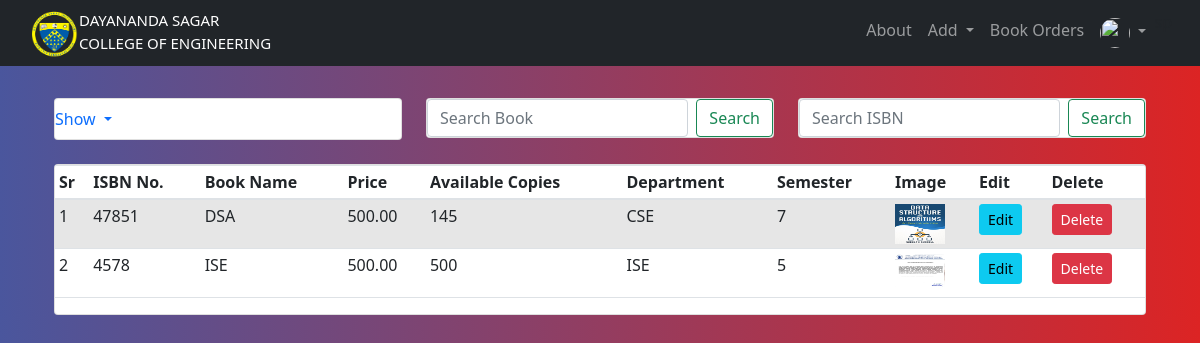
Screenshot of /admin_home (signed in) with the database file from the repository.
### website/models.py (models this page shows, shortened)
class Addbook(db.Model):
    __tablename__='addbook'
    __searchable__ = ['name', 'desc', 'isbn']
    id = db.Column(db.Integer, primary_key=True)
    name = db.Column(db.String(80), nullable=False)
    price = db.Column(db.Numeric(10,2), nullable=False)
    isbn = db.Column(db.Integer,default=0)
    stock = db.Column(db.Integer,nullable=False)
    available_copies = db.Column(db.Integer,nullable=False)
    desc = db.Column(db.Text, nullable=False)
    pub_date = db.Column(db.DateTime, nullable=False, default=datetime.utcnow)
    department_id = db.Column(db.Integer, db.ForeignKey('department.id'),nullable=False)
    department = db.relationship('Department', backref=db.backref('departments',lazy=True))
    semester_id = db.Column(db.Integer, db.ForeignKey('semester.id'),nullable=False)
    semester = db.relationship('Semester', backref=db.backref('semesters',lazy=True))
    image_1 = db.Column(db.String(150), nullable=False, default='image.jpg')
    image_2 = db.Column(db.String(150), nullable=False, default='image.jpg')
    image_3 = db.Column(db.String(150), nullable=False, default='image.jpg')

class Department(db.Model):
        __searchable__ = ['name']
        id = db.Column(db.Integer, primary_key = True)
        name = db.Column(db.String(30), nullable = False, unique = True)

class Semester(db.Model):
        __searchable__ = ['name']
        id = db.Column(db.Integer, primary_key = True)
        name = db.Column(db.String(30), nullable = False, unique = True)

### website/views.py (the view)
@views.route('/admin_home')
@login_required
@requires_access_level("admin")
def admin_home():
    books = Addbook.query.all()
    return render_template("admin_home.html", user=current_user,books=books)

### website/models.py (called while the page is built)
        def get_urole(self):
                return self.urole

### website/views.py (called while the page is built)
def requires_access_level(access_level):
    def decorator(f):
        @wraps(f)
        def decorated_function(*args, **kwargs):
            if not current_user.is_authenticated:
                flash('Login to Access', 'error')
                return redirect(url_for('views.home'))
            if current_user.get_urole()!=access_level:
                logout_user()
                flash('You do not have access to this resource. You have been automatically Logged Out', 'error')
                return redirect(url_for('views.home'))
            return f(*args, **kwargs)
        return decorated_function
    return decorator

### website/templates/admin_home.html (shortened to what this page needs)
{% extends "base.html" %} {% block title %}Admin Home{% endblock %}
{% block content %}
<br>
<br>
<br>
<div class="container">
  <div class="row">
      <div class="col-md-4">
          <div class="card mt-100">
              <ul class="navbar-nav me-auto mb-2 mb-lg-0">
              <li class="nav-item dropdown">
                  <a class="nav-link dropdown-toggle" href="#" id="navbarDropdown" role="button" data-bs-toggle="dropdown" aria-expanded="false">
                    Show
                  </a>
                </li>
              </ul>
          </div>
      </div>
      <div class="col-md-4">
        <div class="card mt-100">
          <form class="d-flex">
            <input class="form-control me-2" type="search" placeholder="Search Book" aria-label="Search">
            <button class="btn btn-outline-success" type="submit">Search</button>
          </form>
        </div>
    </div>
    <div class="col-md-4">
      <div class="card mt-100">
        <form class="d-flex">
          <input class="form-control me-2" type="search" placeholder="Search ISBN" aria-label="Search">
          <button class="btn btn-outline-success" type="submit">Search</button>
        </form>
      </div>
  </div>
  </div>
  </div>
  <br/>
<div class="container">
  <div class="card">
  <table class="table table-sm table-condensed table-striped">
    <thead>
      <th>Sr</th>
      <th>ISBN No.</th>
      <th>Book Name</th>
      <th>Price</th>
      <th>Available Copies</th>
      <th>Department</th>
      <th>Semester</th>
      <th>Image</th>
      <th>Edit</th>
      <th>Delete</th>
    </thead>
    <tbody>
      {% for book in books %}
      <tr>
        <td>{{loop.index}}</td>
        <td>{{book.isbn}}</td>
        <td>{{book.name}}</td>
        <td>{{book.price}}</td>
        <td>{{book.stock}}</td>
        <td>{{book.department.name}}</td>
        <td>{{book.semester.name}}</td>
        <td><img src="{{url_for('static',filename='images/'+ book.image_1 )}}" width="50" height="40"></td>
        <td><a href="{{url_for('add.updatebook', id=book.id)}}" class="btn btn-info btn-sm">Edit </a></td>
        <td>
        <button type="button" class="btn btn-danger btn-sm" data-toggle="modal" data-target="#exampleModal-{{book.id}}">
        Delete
        </button>
        </td>
      </tr>
      {% endfor %}
    </tbody>
  </table>
</div>
</div>
{% endblock %}

### website/static/style.css (style rules this page uses)
.bg-nav { background: #DC2424; background: -webkit-linear-gradient(to right, #4A569D, #DC2424); background: linear-gradient(to right, #4A569D, #DC2424); }
.mt-100 { margin-top: -40px; }

### rows the page displays
Addbook: isbn "47851", name "DSA", price "500.00", stock "145", department.name "CSE", semester.name "7", image_1 (picture)
Addbook: isbn "4578", name "ISE", price "500.00", stock "500", department.name "ISE", semester.name "5", image_1 (picture)
